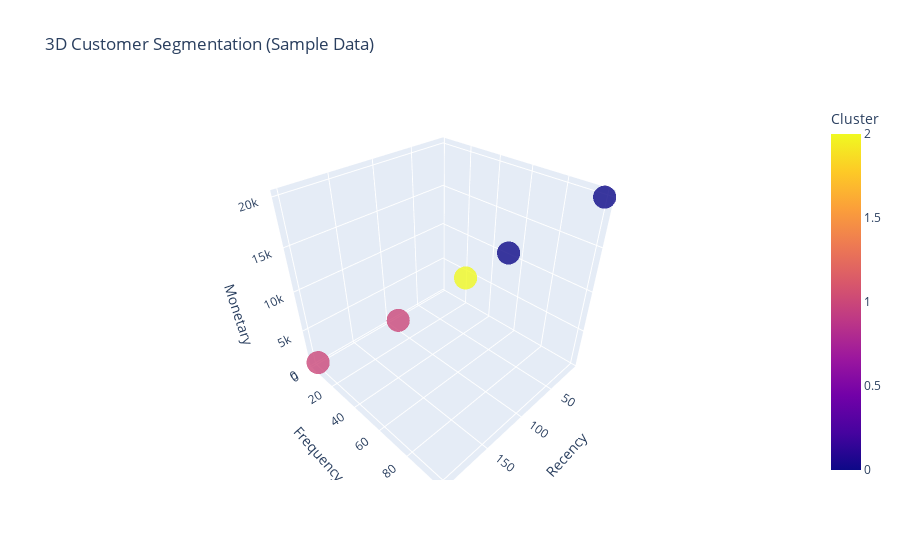

Source (notebook cell):
### Code cell
import pandas as pd
import plotly.express as px

# Sample RFM data with clusters
rfm = pd.DataFrame({
    'Recency': [10, 200, 50, 30, 100],
    'Frequency': [100, 2, 40, 60, 10],
    'Monetary': [20000, 500, 8000, 12000, 1500],
    'Cluster': [0, 1, 2, 0, 1]
})

# 3D scatter plot
fig = px.scatter_3d(
    rfm,
    x='Recency',
    y='Frequency',
    z='Monetary',
    color='Cluster',
    title='3D Customer Segmentation (Sample Data)',
    opacity=0.8
)

fig.show()

### Figure 1 — Plotly figure (JSON) as saved in the notebook; plotly's stock layout.template omitted (floating-point values rounded to 4 significant figures)
{"data": [{"hovertemplate": "Recency=%{x}<br>Frequency=%{y}<br>Monetary=%{z}<br>Cluster=%{marker.color}<extra></extra>", "legendgroup": "", "marker": {"color": [0, 1, 2, 0, 1], "coloraxis": "coloraxis", "opacity": 0.8, "symbol": "circle"}, "mode": "markers", "name": "", "scene": "scene", "showlegend": false, "type": "scatter3d", "x": [10, 200, 50, 30, 100], "y": [100, 2, 40, 60, 10], "z": [20000, 500, 8000, 12000, 1500]}], "layout": {"coloraxis": {"colorbar": {"title": {"text": "Cluster"}}, "colorscale": [[0, "#0d0887"], [0.1111, "#46039f"], [0.2222, "#7201a8"], [0.3333, "#9c179e"], [0.4444, "#bd3786"], [0.5556, "#d8576b"], [0.6667, "#ed7953"], [0.7778, "#fb9f3a"], [0.8889, "#fdca26"], [1, "#f0f921"]]}, "legend": {"tracegroupgap": 0}, "scene": {"domain": {"x": [0, 1], "y": [0, 1]}, "xaxis": {"title": {"text": "Recency"}}, "yaxis": {"title": {"text": "Frequency"}}, "zaxis": {"title": {"text": "Monetary"}}}, "title": {"text": "3D Customer Segmentation (Sample Data)"}}}
